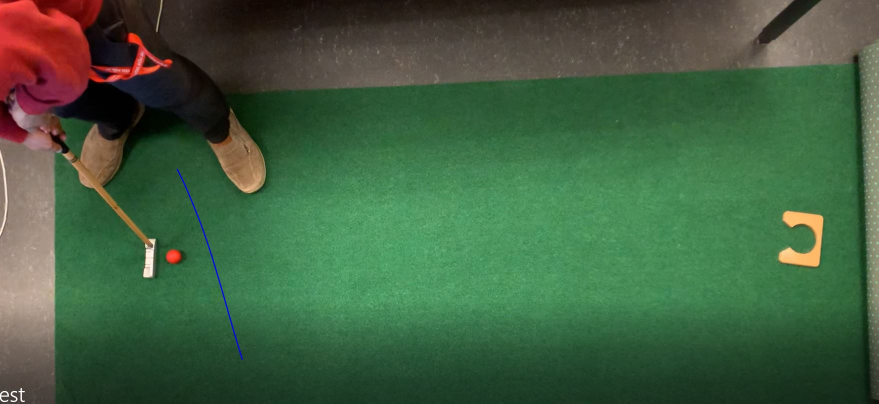
#> input picture test2.JPG, 1757 x 807 px, given in place of Bane1.avi, which was not available (shown at 1/2 size)
$ python test.py
#> lines starting #> are read from the running program, lines starting #| are printed output that depends on the picture; after the words box and inside, x2 and y2 are one past the last pixel; in counts of white or black regions, pixels touching at a corner belong together; pictures that were not available may be replaced by others from this repository, and a replacement may not be noted
import cv2
import numpy as np;
import math
import matplotlib.pyplot as plt
from scipy.signal import savgol_filter
import keyboard

x=0
y=0
prevX=0
prevY=0
StartX=229
StartY=418
posX = []
posY = []
isMoving = False
shots = 0
OB = False
#Bruges ikke, men kan bruges til at lave en graf og finde outliers
maxVel = np.array([0,0,0,0,0,0,0,0,0,0,0,0,0,0,0,0,0])

# ---------- Blob detecting function: returns keypoints and mask
# -- return keypoints, reversemask
def blob_detect(image,  # -- The frame (cv standard)
                hsv_min,  # -- minimum threshold of the hsv filter [h_min, s_min, v_min]
                hsv_max,  # -- maximum threshold of the hsv filter [h_max, s_max, v_max]
                blur=0,  # -- blur value (default 0)
                blob_params=None,  # -- blob parameters (default None)
                search_window=None,
                # -- window where to search as [x_min, y_min, x_max, y_max] adimensional (0.0 to 1.0) starting from top left corner
                imshow=False
                ):
    # - Blur image to remove noise
    if blur > 0:
        image = cv2.blur(image, (blur, blur))
        # - Show result
        if imshow:
            cv2.imshow("Blur", image)
            cv2.waitKey(0)

    # - Search window
    if search_window is None: search_window = [0.0, 0.0, 1.0, 1.0]

    # - Convert image from BGR to HSV
    hsv = cv2.cvtColor(image, cv2.COLOR_BGR2HSV)

    # - Apply HSV threshold
    mask = cv2.inRange(hsv, hsv_min, hsv_max)

    # - Show HSV Mask
    if imshow:
        cv2.imshow("HSV Mask", mask)
        cv2.waitKey(0)

    # - dilate makes the in range areas larger
    #Det udvider det som er inde i HSV-filteret, iterations betyder at den gør det 2 gange
    mask = cv2.dilate(mask, None, iterations=2)
    # - Show HSV Mask
    if imshow:
        cv2.imshow("Dilate Mask", mask)
        cv2.waitKey(0)

    mask = cv2.erode(mask, None, iterations=2)

    # - Show dilate/erode mask
    #Gør det modsatte af dilate
    if imshow:
        cv2.imshow("Erode Mask", mask)
        cv2.waitKey(0)

    # - Cut the image using the search mask
    mask = apply_search_window(mask, search_window)

    if imshow:
        cv2.imshow("Searching Mask", mask)
        cv2.waitKey(0)

    # - build default blob detection parameters, if none have been provided
    if blob_params is None:
        # Set up the SimpleBlobdetector with default parameters.
        #opretter en object med default parametre. Pointen er her at vi så kan ændre i værdierne, så det passer til vores video.
        params = cv2.SimpleBlobDetector_Params()

        # Change thresholds
        params.minThreshold = 0;
        params.maxThreshold = 100;

        # Filter by Area.
        params.filterByArea = True
        params.minArea = 30
        params.maxArea = 200000

        # Filter by Circularity
        params.filterByCircularity = True
        params.minCircularity = 0.1

        # Filter by Convexity
        params.filterByConvexity = True
        params.minConvexity = 0.5

        # Filter by Inertia
        params.filterByInertia = True
        params.minInertiaRatio = 0.5

    else:
        params = blob_params

        # - Apply blob detection
    detector = cv2.SimpleBlobDetector_create(params)

    # Reverse the mask: blobs are black on white
    reversemask = 255 - mask

    if imshow:
        cv2.imshow("Reverse Mask", reversemask)
        cv2.waitKey(0)

    keypoints = detector.detect(reversemask)

    return keypoints

# ---------- Draw detected blobs: returns the image
# -- return(im_with_keypoints)
def draw_keypoints(image,  # -- Input image
                   keypoints,  # -- CV keypoints
                   line_color=(255, 0, 0),  # -- line's color (b,g,r)
                   imshow=False  # -- show the result
                   ):
    # -- Draw detected blobs as red circles.
    # -- cv2.DRAW_MATCHES_FLAGS_DRAW_RICH_KEYPOINTS ensures the size of the circle corresponds to the size of blob
    im_with_keypoints = cv2.drawKeypoints(image, keypoints, np.array([]), line_color,
                                          cv2.DRAW_MATCHES_FLAGS_DRAW_RICH_KEYPOINTS)
    #Til at beregne velocity
    global x,y
    global prevX, prevY
    global isMoving
    global shots
    global OB
    global StartX
    global StartY
    global maxVel
    minMoveDistance = 20

    #Sætter keypoints positions hvis der er nogen keypoints(altså den har detected en blob)
    if keypoints:
        x = keypoints[0].pt[0]
        y = keypoints[0].pt[1]

    #Her regnes distancen blob har bevæget sig siden forrige frame
    speed = math.sqrt((prevX - x) ** 2 + (prevY - y) ** 2)
    #Her vil vi prøve at lave en kurve, så vi fjerner outliers
    np.append(maxVel, speed)
    maxVel = savgol_filter(maxVel, 11, 4)
    prevX, prevY = x,y

    #Start og slutpunkt for mål rektanglet på banen.
    #Skal sættes til det nuværende billede, da det pt. er uden for billedet
    goalStartX, goalStartY = 1050,370
    goalEndX, goalEndY =1100, 420
    #Tekst med position og velocity af bold
    position = "x: " + str(int(x)) + " - y: " + str(int(y)) + " - velocity: "+str(round(speed,2))
    cv2.putText(im_with_keypoints, position, (50,300), cv2.FONT_HERSHEY_SIMPLEX, .5, (255,0,0), 2, cv2.LINE_AA)
    cv2.putText(im_with_keypoints, "Shots: " +  str(shots), (50, 250), cv2.FONT_HERSHEY_SIMPLEX, .5, (255, 0, 0), 2, cv2.LINE_AA)
    cv2.rectangle(im_with_keypoints,(goalStartX,goalStartY),(goalEndX,goalEndY), (255,0,0), 2)
    #Hvis bolden er i målkassen
    #Dette ville skulle bruges for at registrere at bolden er i hul og at den person der spiller er færdig.
    if goalStartX < x < goalEndX and goalStartY < y < goalEndY:
        print("GOAL YAY")

    #Ydre kasse. Kassen er meget præcis og ser ud til at bolden skal forbi stregen før at det registreres som OB(Out of Bounds) med en nuværende goalStartY på 250, som er lige på kanten, ryger den ikke OB, når den rammer stregen.
#kan bruges hvis man vil vise OB kassen
    ydreStartX, ydreStartY = 10,10
#     #ydreEndX værdi == 1000, hvis man vil teste OB
    ydreEndX, ydreEndY =1260, 700
#     cv2.rectangle(im_with_keypoints,(ydreStartX,ydreStartY),(ydreEndX,ydreEndY), (0,255,0), 2)

    if keyboard.is_pressed('r'):
        shots = 0

        # [10 lines of commented-out code are left out]

    if 1.5<speed < 20:
            isMoving = True

    if speed < 1 and isMoving and ydreStartX < x < ydreEndX and ydreStartY < y < ydreEndY:
            print("In Bounds")
            OB = False
            #finder forige gange den lå stille og trækker det fra dens nuværende position, hvis den har flyttet sig mere end "x"px, så skal den tælle det som et skud
            if keypoints:
                x = keypoints[0].pt[0]
                y = keypoints[0].pt[1]
                #her bruger vi magnitude til at lave en cirkel rundt om boldens sidste position.
                #Hvis bolden kommer ud over den cirkel, så tæller den et nyt skud
                magnitude = math.sqrt((StartX - x) ** 2 + (StartY - y) ** 2)
                if magnitude>minMoveDistance:
                    shots = shots + 1
                    isMoving = False
                    StartX = x
                    StartY = y
                else:
                    isMoving = False

        #den viser den nuværende fram i videon vi ser
    if imshow:
        # Show keypoints
        cv2.imshow("Keypoints", im_with_keypoints)
    return (im_with_keypoints)

# ---------- Draw search window: returns the image
# -- return(image)
#den tegner vores mask, så vi visuelt kan se hvilket felt vi søger inden for.
def draw_window(image,  # - Input image
                window_adim,  # - window in adimensional units
                color=(0, 255, 0),  # - line's color
                line=5,  # - line's thickness
                imshow=False  # - show the image
                ):
    rows = image.shape[0]
    cols = image.shape[1]
    #vinduet er sat nede i main og hedder window
    x_min_px = int(cols * window_adim[0])
    y_min_px = int(rows * window_adim[1])
    x_max_px = int(cols * window_adim[2])
    y_max_px = int(rows * window_adim[3])

    # -- Draw a rectangle from top left to bottom right corner
    image = cv2.rectangle(image, (x_min_px, y_min_px), (x_max_px, y_max_px), color, line)
    return (image)

# ---------- Apply search window: returns the image
# -- return(image)
#funktionen gør at vi ikke søger i det modsatte område af hvad vi angiver i "window"
def apply_search_window(image, window_adim=[0.0, 0.0, 1.0, 1.0]):
    rows = image.shape[0]
    cols = image.shape[1]
	#søger indefor dette areal
    x_min_px = int(window_adim[0]*cols)
    y_min_px = int(window_adim[1]*rows)
    x_max_px = int(window_adim[2]*cols)
    y_max_px = int(window_adim[3]*rows)

    # --- Initialize the mask as a black image
    mask = np.zeros(image.shape, np.uint8)

    # --- Copy the pixels from the original image corresponding to the window
    mask[y_min_px:y_max_px, x_min_px:x_max_px] = image[y_min_px:y_max_px, x_min_px:x_max_px]

    # --- return the mask
    return (mask)

#Den kører denne if sætning, fordi det er det her program vi kører. Havde vi impoteret denne fil, så ville den ikke køre nedestående kode
if __name__ == "__main__":
    #hsv_min,  # -- minimum threshold of the hsv filter [h_min, s_min, v_min]
    # --- Define HSV limits
    #Her skal man sætte sine parametre man har fra rangedetectoren.
    #koden for at køre rangedetectoren er: python range-detector.py --image forsog1MedLys.png --filter HSV --preview
    red_min=(0,150,57)
    red_max=(33,255,255)

    # --- Define area limit [x_min, y_min, x_max, y_max] adimensional (0.0 to 1.0) starting from top left corner
    #Her sætter vi det vindue vi gerne vil søge inden for
    window = [0, 0.5, 1, 1]

    # -- IMAGE_SOURCE: either 'camera' or 'imagelist'
    # SOURCE = 'video'
    SOURCE = 'video'

    if SOURCE == 'video':
								#"nyVideoMedStilleKamera.mov"
        cap = cv2.VideoCapture("Bane1.avi")
        while (True):
            # Capture frame-by-frame
            # ret er en bool der siger om noget er returned
            ret, frame = cap.read()
#> frame is the input picture: shape (807, 1757, 3); mean B, G, R 64.5, 95.7, 65.4

            #
            frameResize = cv2.resize(frame, dsize=(int(frame.shape[1]*90/100),int(frame.shape[0]*90/100)))

            # -- Detect keypoints
            #Blur parameteren kan ændres og har stor betydning for hvordan vi finder bolden, man kan ændre i denne værdi for at finde det billede der tracker bolden bedst
            keypoints= blob_detect(frameResize, red_min, red_max, blur=3,
                                       blob_params=None, search_window=window, imshow=False)
#> in blob_detect, `mask = cv2.inRange(hsv, hsv_min, hsv_max)`:
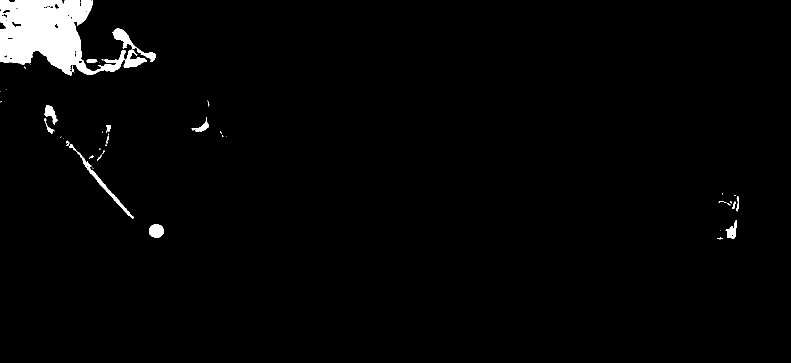
#> mask: shape (726, 1581) (shown at 1/2 size); 2.4% white; 51 white regions (32 under 20 px), largest, box (x1, y1, x2, y2) and area: (0, 0, 252, 151) 21496, (225, 57, 312, 124) 1163, (139, 288, 267, 437) 1092
#> in blob_detect, `mask = cv2.dilate(mask, None, iterations=2)`:
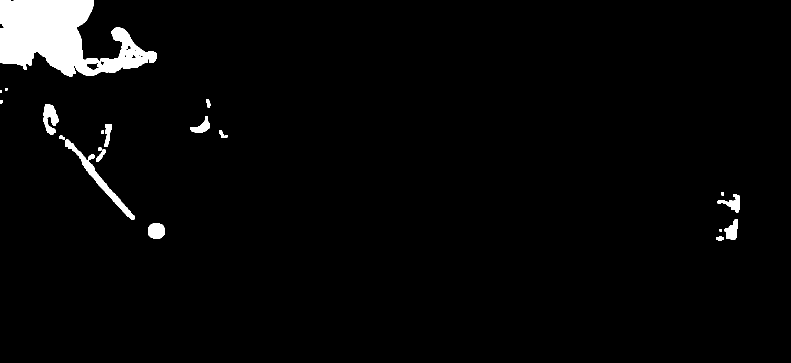
#> mask: shape (726, 1581) (shown at 1/2 size); 3.1% white; 21 white regions, largest, box (x1, y1, x2, y2) and area: (0, 0, 314, 153) 27463, (130, 279, 269, 439) 2497, (86, 208, 118, 269) 1153
#> in blob_detect, `mask = cv2.erode(mask, None, iterations=2)`:
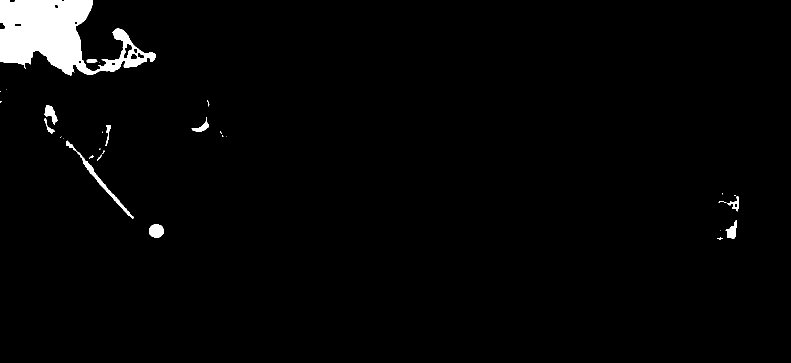
#> mask: shape (726, 1581) (shown at 1/2 size); 2.5% white; 32 white regions (17 under 20 px), largest, box (x1, y1, x2, y2) and area: (0, 0, 312, 151) 24252, (132, 281, 267, 437) 1210, (298, 449, 328, 475) 634
#> in apply_search_window, `mask[y_min_px:y_max_px, x_min_px:x_max_px] = image[y_min_px:y_max_px, ..`:
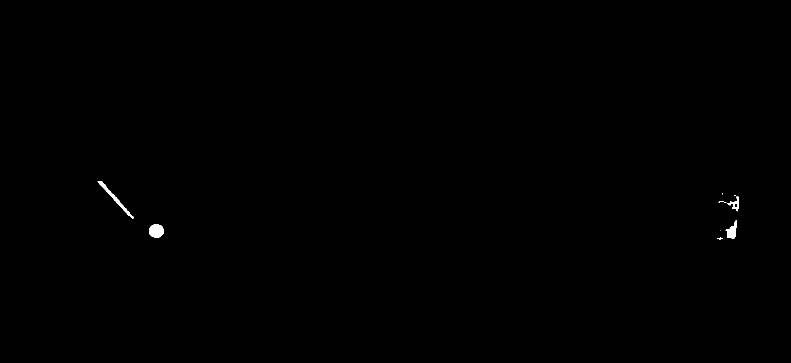
#> mask: shape (726, 1581) (shown at 1/2 size); 0.17% white; 9 white regions (3 under 20 px), largest, box (x1, y1, x2, y2) and area: (298, 449, 328, 475) 634, (195, 363, 267, 437) 589, (1451, 440, 1474, 477) 425, (1454, 393, 1478, 423) 232, (1435, 475, 1446, 479) 27, (1437, 402, 1453, 406) 20
#> in blob_detect, `keypoints = detector.detect(reversemask)`: keypoints = 1 keypoints; (x, y, size): (312, 461, 29.5)
#> keypoints = 1 keypoints; (x, y, size): (312, 461, 29.5)
            # -- Draw search window
            frameResize = draw_window(frameResize, window)
#> in draw_window, `image = cv2.rectangle(image, (x_min_px, y_min_px), (x_max_px, y_max_px..`:
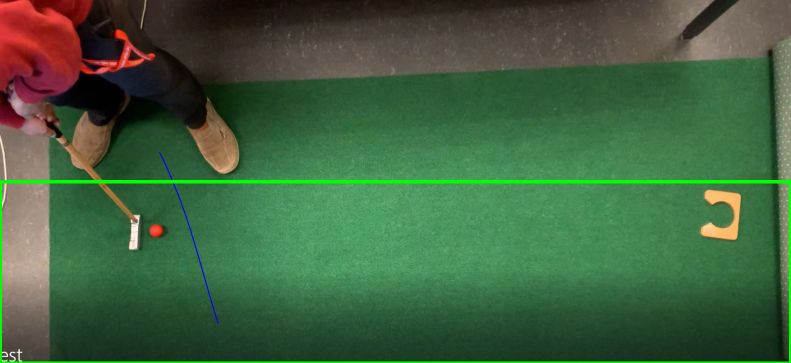
#> image: shape (726, 1581, 3) (shown at 1/2 size); mean B, G, R 63.3, 97.9, 64.2

            # -- click ENTER on the image window to proceed
            draw_keypoints(frameResize, keypoints, imshow=True)
#> in draw_keypoints, `x = keypoints[0].pt[0]`: x = 312.3
#> in draw_keypoints, `y = keypoints[0].pt[1]`: y = 461.5
#> in draw_keypoints, `speed = math.sqrt((prevX - x) ** 2 + (prevY - y) ** 2)`: speed = 557.2
#> in draw_keypoints, `prevX, prevY = x,y`: prevX = 312.3; prevY = 461.5
#> in draw_keypoints, `position = "x: " + str(int(x)) + " - y: " + str(int(y)) + " - velocity..`: position = 'x: 312 - y: 461 - velocity: 557.22'
#> in draw_keypoints, `cv2.rectangle(im_with_keypoints,(goalStartX,goalStartY),(goalEndX,goal..`:
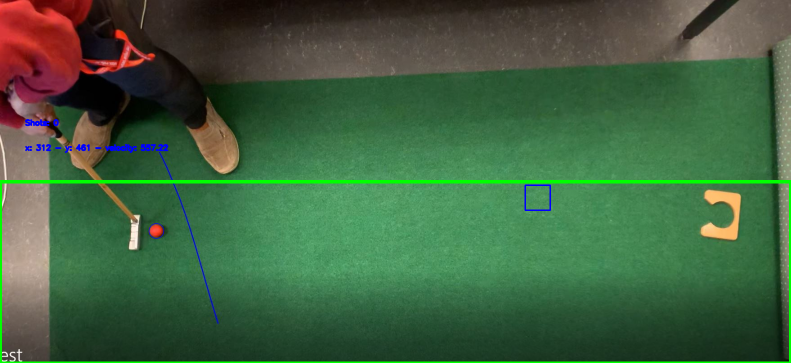
#> im_with_keypoints: shape (726, 1581, 3) (shown at 1/2 size); mean B, G, R 63.8, 97.6, 64

            # -- press q to quit
            if cv2.waitKey(1) & 0xFF == ord('q'):
#> (key q is pressed here)
                break
cv2.destroyAllWindows()

$ run again, on Colour20.12.JPG
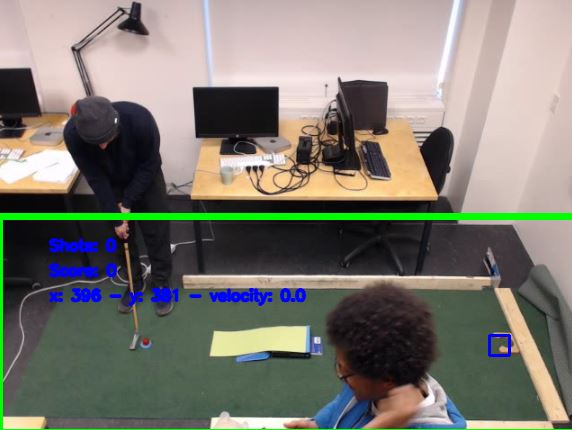
#> input picture Colour20.12.JPG, 572 x 430 px, given in place of Bane1.avi, which was not available
#> frame is the input picture: shape (430, 572, 3); mean B, G, R 112.4, 121.4, 123.8
#> hsv: shape (387, 514, 3); mean H, S, V 64.1, 54.7, 136.1
#> in apply_search_window, `mask[y_min_px:y_max_px, x_min_px:x_max_px] = image[y_min_px:y_max_px, ..`:
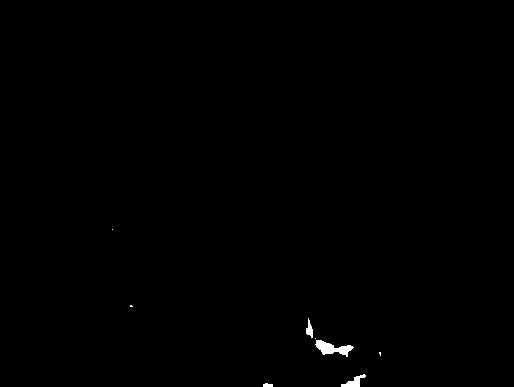
#> mask: shape (387, 514); 0.29% white; 8 white regions (4 under 20 px), largest, box (x1, y1, x2, y2) and area: (315, 340, 354, 357) 317, (341, 374, 366, 387) 143, (306, 318, 313, 338) 78, (263, 383, 273, 387) 33
#> in blob_detect, `keypoints = detector.detect(reversemask)`: keypoints = ()
#> in draw_keypoints, `cv2.putText(im_with_keypoints, "Shots: " +  str(shots), (50, 250), cv2..`:
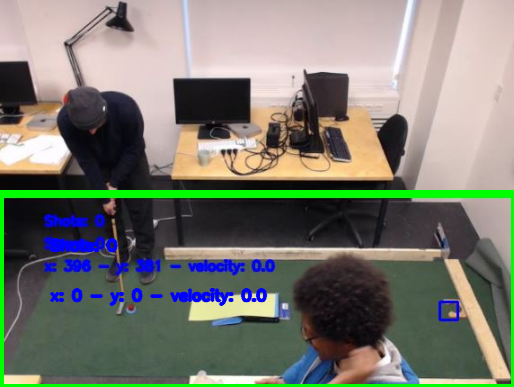
#> im_with_keypoints: shape (387, 514, 3); mean B, G, R 112.2, 122.5, 121.3
